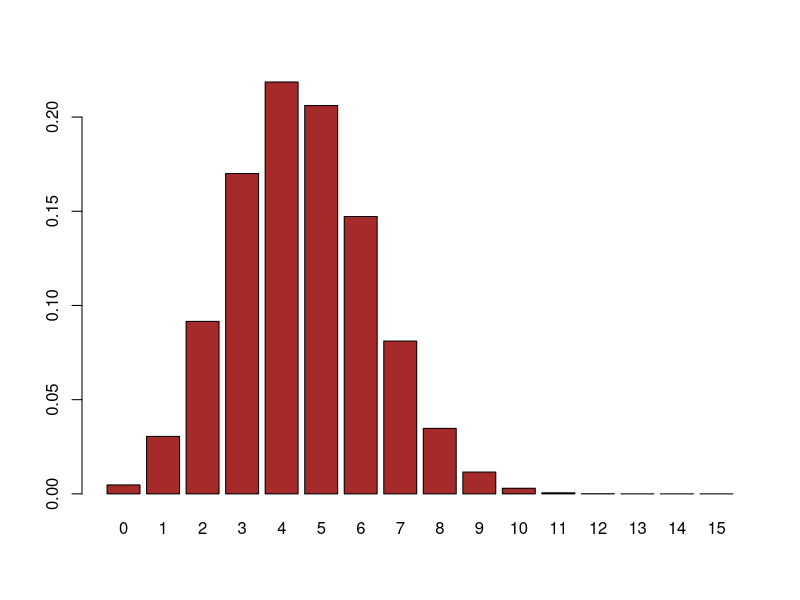
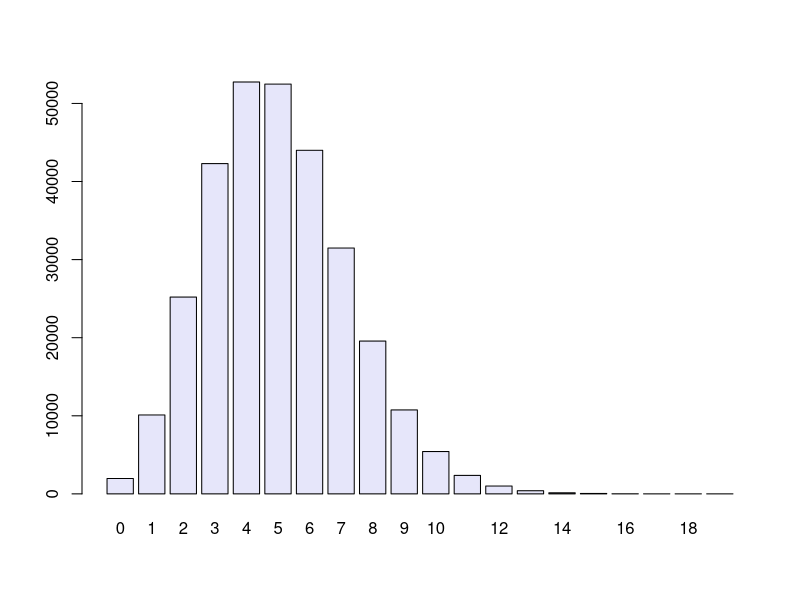
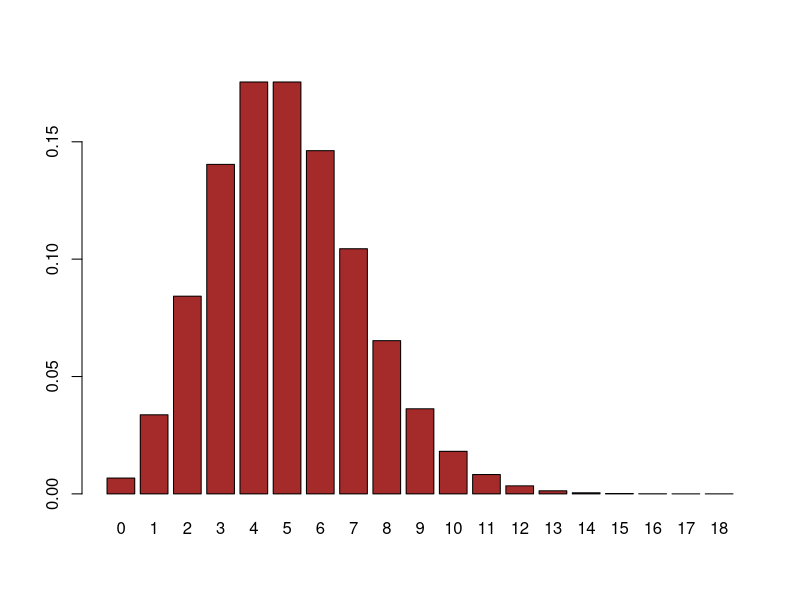

Source code (R) for these figures, in order:
## ---- chunk 1
rbinom(15, prob = 0.5, size = 1)
## ---- chunk 2
rbinom(1, prob = 0.3, size = 15)
## ---- chunk 3
probabilities <- dbinom(0:15, prob = 0.3, size = 15)
barplot(probabilities, names.arg = 0:15, col = "brown")
## ---- chunk 4
simulations = rbinom(n = 300000, prob = 5e-4, size = 10000)
barplot(table(simulations), col = "lavender")

probabilities <- dpois(0:18, lambda=(10000 * 5e-4))
barplot(probabilities, names.arg = 0:18, col = "brown")
## ---- chunk 5
counts <- c(4,2,0,0)
probs <- c(0.25,0.25,0.25,0.25)
dmultinom(counts, prob = probs)
